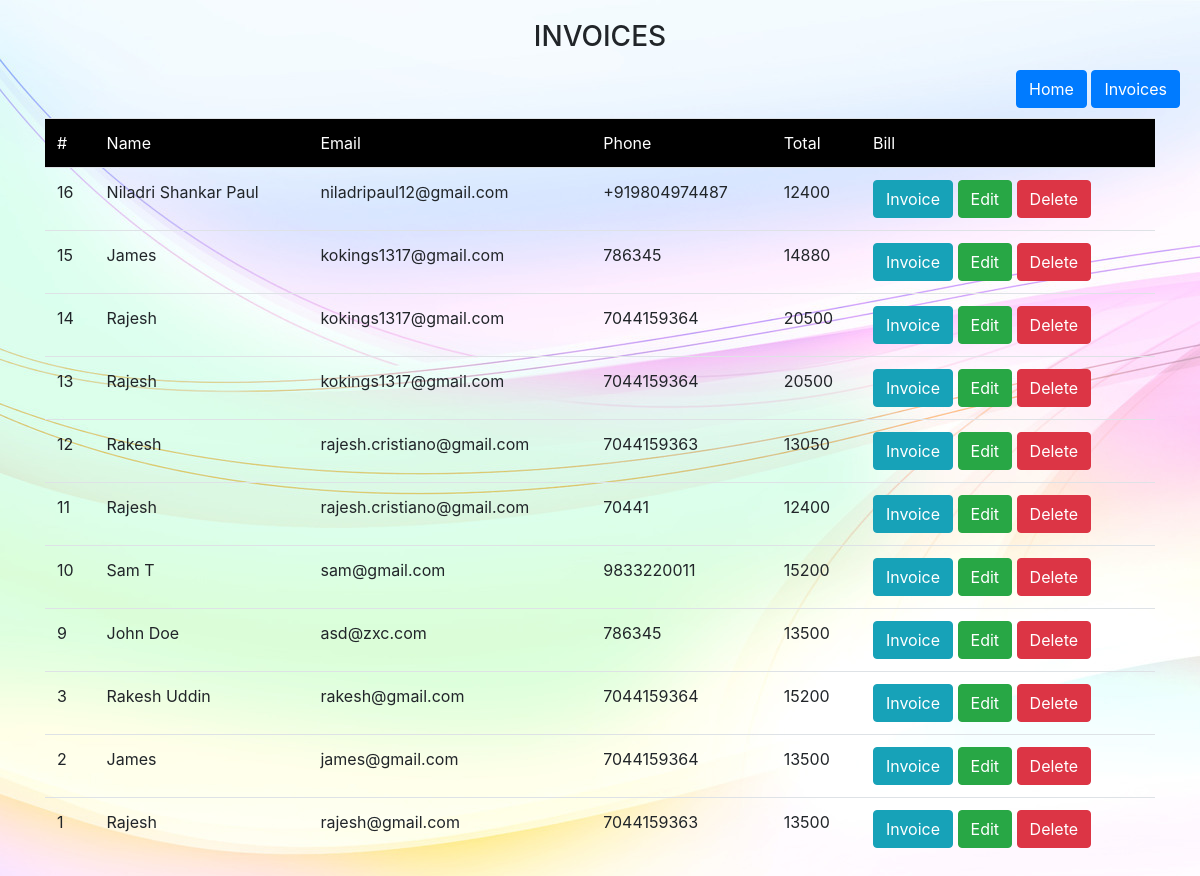
Screenshot of /display.php with the database file from the repository.
### tables this page shows
CREATE TABLE `customers` (
  `c_id` int(25) NOT NULL,
  `c_name` varchar(255) NOT NULL,
  `c_email` varchar(255) NOT NULL,
  `c_phone` varchar(255) NOT NULL,
  `c_service` varchar(255) NOT NULL,
  `c_amt` varchar(255) NOT NULL,
  `c_discount` varchar(255) NOT NULL,
  `c_total` varchar(255) NOT NULL,
  `date` datetime NOT NULL DEFAULT current_timestamp()
);

### display.php (the view, shortened to what this page needs)
<!DOCTYPE html>
<html>
<head>
	<?php
		include_once 'config.php';
		include_once 'plugins.php';
	?>
</head>
<body>
	<h3 class="h-title">INVOICES</h3>
	<div class="h-btn mt-2">
		<a href="index.php" class="btn btn-primary">Home</a>
		<a href="display.php" class="btn btn-primary">Invoices</a>
	</div>
	<div class="container mt-4">
		<?php
			$fetchcust = "SELECT * FROM customers ORDER BY c_id DESC";
			$result = mysqli_query($conn, $fetchcust);
			if (mysqli_num_rows($result)>0) {
		?>
		<table class="table">
			<thead style="background-color: black; color: white;">
				<tr>
					<td>#</td>
					<td>Name</td>
					<td>Email</td>
					<td>Phone</td>
					<td>Total</td>
					<td>Bill</td>
				</tr>
			</thead>
			<tbody>
				<?php
					while($row = mysqli_fetch_array($result)){
				?>
					<tr>
						<td><?php echo $row['c_id'];?></td>
						<td><?php echo $row['c_name'];?></td>
						<td><?php echo $row['c_email'];?></td>
						<td><?php echo $row['c_phone'];?></td>
						<td><?php echo $row['c_total'];?></td>
						<td>
							<a href="pdf_gen.php?id=<?php echo $row['c_id']; ?>" name="btnPDF" target="_blank" id="btnPDF" class="btn btn-info">Invoice</a>
							<a href="edit.php?id=<?php echo $row['c_id']; ?>" name="btnEdit" id="btnEdit" class="btn btn-success">Edit</a>
							<a href="delete.php?id=<?php echo $row['c_id']; ?>" name="btnDelete" id="btnDelete" class="btn btn-danger">Delete</a>
					</tr>
				<?php
					}
				?>
			</tbody>
		</table>
		<?php
			}
		?>
	</div>
</body>
</html>

### plugins.php (shortened to what this page needs)
<link rel="stylesheet" href="https://cdn.jsdelivr.net/npm/bootstrap@4.6.1/dist/css/bootstrap.min.css">
<link rel="stylesheet" type="text/css" href="style.css">

### style.css (style rules this page uses)
body { background-image: url('backimg.jpg'); background-repeat: no-repeat; }

### display.php (style rules this page uses)
.h-title { text-align: center; margin-top: 20px; }
.h-btn { float: right; margin-right: 20px; margin-bottom: 10px; }

### rows the page displays
customers: c_id "16", c_name "Niladri Shankar Paul", c_email "niladripaul12@gmail.com", c_phone "+919804974487", c_total "12400"
customers: c_id "15", c_name "James", c_email "kokings1317@gmail.com", c_phone "786345", c_total "14880"
customers: c_id "14", c_name "Rajesh", c_email "kokings1317@gmail.com", c_phone "7044159364", c_total "20500"
customers: c_id "13", c_name "Rajesh", c_email "kokings1317@gmail.com", c_phone "7044159364", c_total "20500"
customers: c_id "12", c_name "Rakesh", c_email "rajesh.cristiano@gmail.com", c_phone "7044159363", c_total "13050"
customers: c_id "11", c_name "Rajesh", c_email "rajesh.cristiano@gmail.com", c_phone "70441", c_total "12400"
customers: c_id "10", c_name "Sam T", c_email "sam@gmail.com", c_phone "9833220011", c_total "15200"
customers: c_id "9", c_name "John Doe", c_email "asd@zxc.com", c_phone "786345", c_total "13500"
customers: c_id "3", c_name "Rakesh Uddin", c_email "rakesh@gmail.com", c_phone "7044159364", c_total "15200"
customers: c_id "2", c_name "James", c_email "james@gmail.com", c_phone "7044159364", c_total "13500"
customers: c_id "1", c_name "Rajesh", c_email "rajesh@gmail.com", c_phone "7044159363", c_total "13500"
